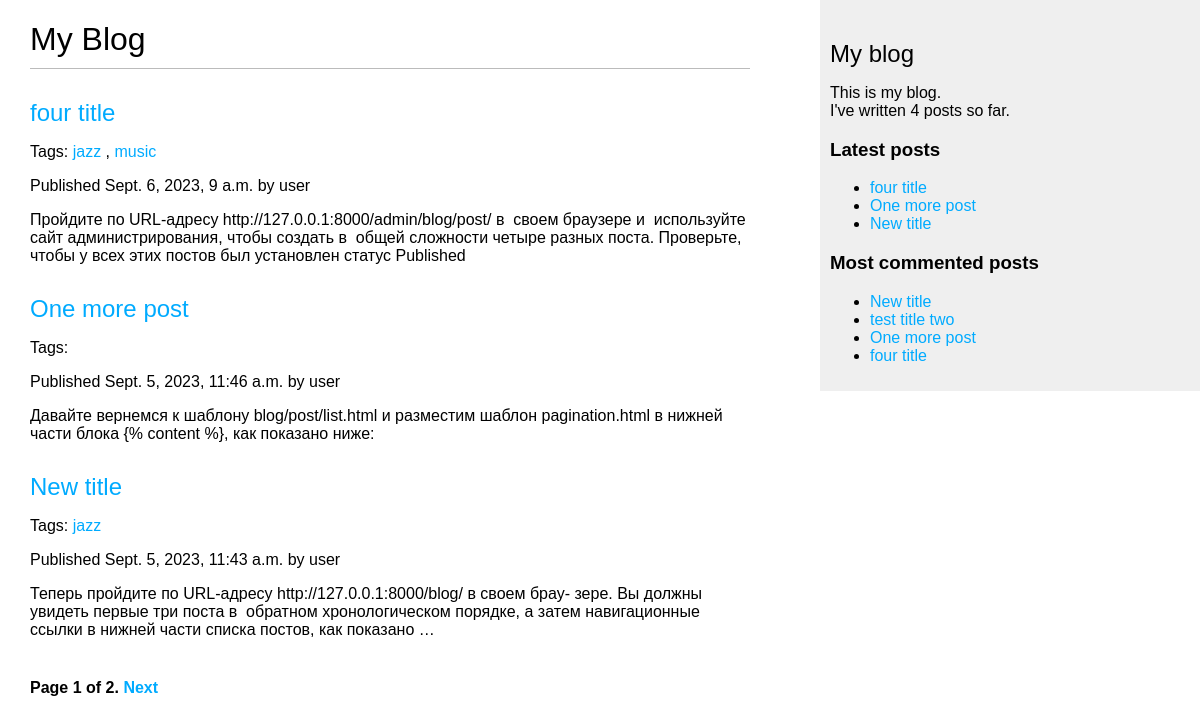
/blog/, run on an earlier commit of the app's database.
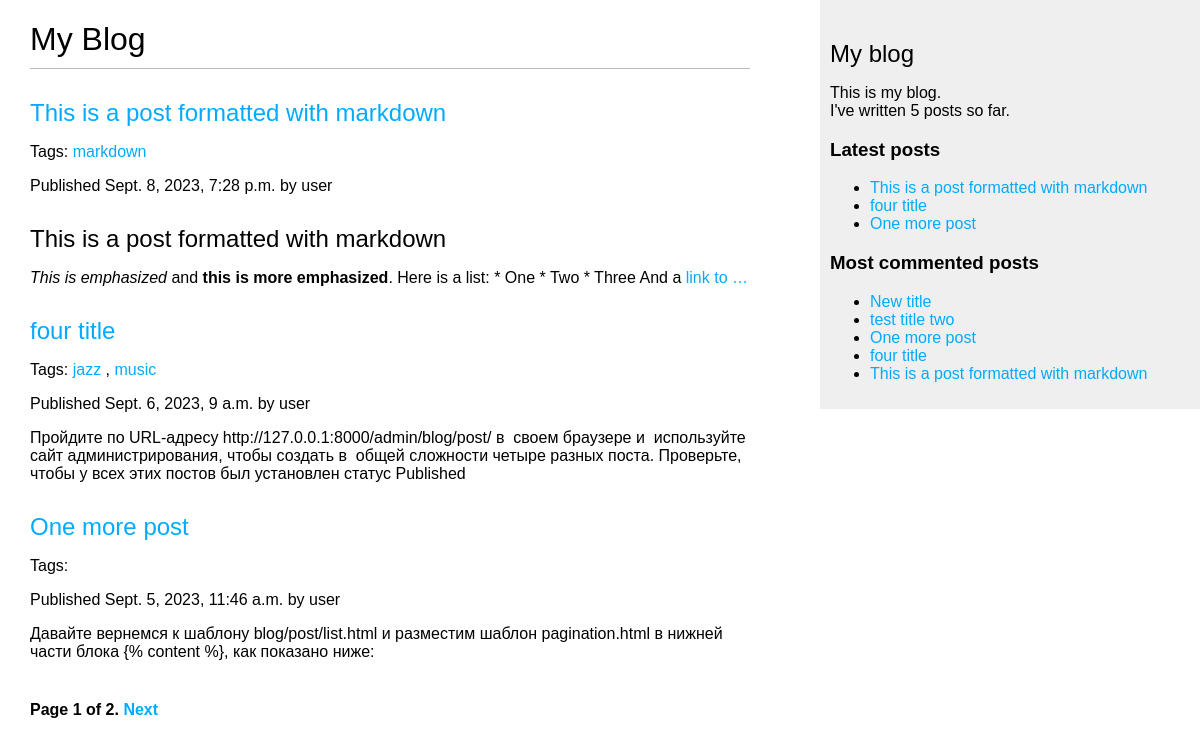
And on a later commit of the database.
### blog/models.py (models this page shows, shortened)
class Post(models.Model):
    class Status(models.TextChoices):
        DRAFT = 'DF', 'DRAFT'
        PUBLISHED = 'PB', 'Published'
    title = models.CharField(max_length=255)
    slug = models.SlugField(max_length=250,
                            unique_for_date='publish')
    author = models.ForeignKey(User, on_delete=models.CASCADE, related_name='blog_posts')
    body = models.TextField()
    publish = models.DateTimeField(default=timezone.now)
    created = models.DateTimeField(auto_now_add=True)
    updated = models.DateTimeField(auto_now=True)
    status = models.CharField(max_length=2,
                              choices=Status.choices,
                              default=Status.DRAFT)
    objects = models.Manager()
    published = PublishedManager()
    tags = TaggableManager()
    class Meta:
        ordering = ['-publish']
        indexes = [models.Index(fields=['-publish']),]
    def get_absolute_url(self):
        return reverse('blog:post_detail',
                       args=[self.publish.year,
                             self.publish.month,
                             self.publish.day,
                             self.slug])

### blog/views.py (the view)
# urls.py: path('', views.post_list, name='post_list'),
def post_list(request, tag_slug=None):
    post_list = Post.published.all()
    tag = None
    if tag_slug:
        tag = get_object_or_404(Tag, slug=tag_slug)
        post_list = post_list.filter(tags__in=[tag])
    paginator = Paginator(post_list, 3)
    page_number = request.GET.get('page', 1)
    try:
        posts = paginator.page(page_number)
    except PageNotAnInteger:
        posts = paginator.page(1)
    except EmptyPage:
        posts = paginator.page(paginator.num_pages)
    return render(request, 'blog/post/list.html', {'posts': posts,
                                                   'tag': tag})

### blog/models.py (called while the page is built)
    def get_queryset(self):
        return super().get_queryset().filter(status=Post.Status.PUBLISHED)

### blog/templatetags/blog_tags.py (called while the page is built)
@register.simple_tag
def total_posts():
    return Post.published.count()

@register.inclusion_tag('blog/post/latest_posts.html')
def show_latest_posts(count=5):
    latest_posts = Post.published.order_by('-publish')[:count]
    return {'latest_posts': latest_posts}

@register.simple_tag
def get_most_commented_posts(count=5):
    return Post.published.annotate(
        total_comments=Count('comments')
    ).order_by('-total_comments')[:count]

@register.filter(name='markdown')
def markdown_format(text):
    return mark_safe(markdown.markdown(text))

### blog/templates/blog/post/list.html (shortened to what this page needs)
{% extends "blog/base.html" %}
{% load blog_tags %}
{% block content %}
    <h1>My Blog</h1>
    {% for post in posts %}
        <h2>
            <a href="{{ post.get_absolute_url }}">
                {{ post.title }}
            </a>
        </h2>
        <p class="tags">Tags:
            {% for tag in post.tags.all %}
                <a href="{% url "blog:post_list_by_tag" tag.slug %}">
                    {{ tag.name }}
                </a>
                {% if not forloop.last %}, {% endif %}
            {% endfor %}
        </p>
        <p class="data">
            Published {{ post.publish }} by {{ post.author }}
        </p>
        {{ post.body|markdown|truncatewords_html:30 }}
    {% endfor %}
    {% include "pagination.html" with page=posts %}
{% endblock %}

### blog/templates/blog/base.html (shortened to what this page needs)
{% load blog_tags %}
{% load static %}
<!DOCTYPE html>
<html>
<head>
    <link rel="stylesheet" href="{% static 'css/blog.css' %}">
</head>
<body>
    <div id="content">
        {% block content %}
        {% endblock %}
    </div>
    <div id="sidebar">
        <h2> My blog</h2>
        <p>This is my blog.
            <br>I've written {% total_posts %} posts so far.
        </p>
        <h3>Latest posts</h3>
        {% show_latest_posts 3 %}
        <h3>Most commented posts</h3>
        {% get_most_commented_posts as most_commented_posts %}
        <ul>
            {% for post in most_commented_posts %}
            <li>
                <a href="{{ post.get_absolute_url }}">{{ post.title }}</a>
            </li>
            {% endfor %}
        </ul>
    </div>
</body>
</html>

### blog/templates/pagination.html (shortened to what this page needs)
<div class="pagination">
    <span class="step-links">
        <span class="current">
            Page {{ page.number }} of {{ page.paginator.num_pages }}.
        </span>
        {% if page.has_next %}
            <a href="?page={{ page.next_page_number }}">Next</a>
        {% endif %}
    </span>
</div>

### blog/templates/blog/post/latest_posts.html
<ul>
    {% for post in latest_posts %}
        <li>
            <a href="{{ post.get_absolute_url }}">{{ post.title }}</a>
        </li>
    {% endfor %}
</ul>

### blog/static/css/blog.css (style rules this page uses)
body { margin:0; padding:0; font-family:helvetica, sans-serif; }
a { color:#00abff; text-decoration:none; }
h1 { font-weight:normal; border-bottom:1px solid #bbb; padding:0 0 10px 0; }
h2 { font-weight:normal; margin:30px 0 0; }
#content { float:left; width:60%; padding:0 0 0 30px; }
#sidebar { float:right; width:30%; padding:10px; background:#efefef; height:100%; }
.pagination { margin:40px 0; font-weight:bold; }

What changed in the data, as far as the page shows it:
no longer on one of the page's lists (row edited): Post: title "New title", publish "Sept. 5, 2023, 11:43 a.m.", author "user", body "Теперь пройдите по URL-адресу http://127.0.0.1:8000/blog/ в своем брау- зере. Вы должны увидеть первые три поста в обратном хронологическом порядке, а затем навигационные ссылки в нижней части списка постов, как показано …"
added Post: title "This is a post formatted with markdown", publish "Sept. 8, 2023, 7:28 p.m.", author "user", body "This is a post formatted with markdown This is emphasized and this is more emphasized . Here is a list: * One * Two * Three And a link to …"
added Tag: name "markdown", shown under "This is a post formatted with markdown"
changed Post "New title": loses Tag (name "jazz")
Also different on the page:
text no longer shown: "4"
text now shown: "5"
